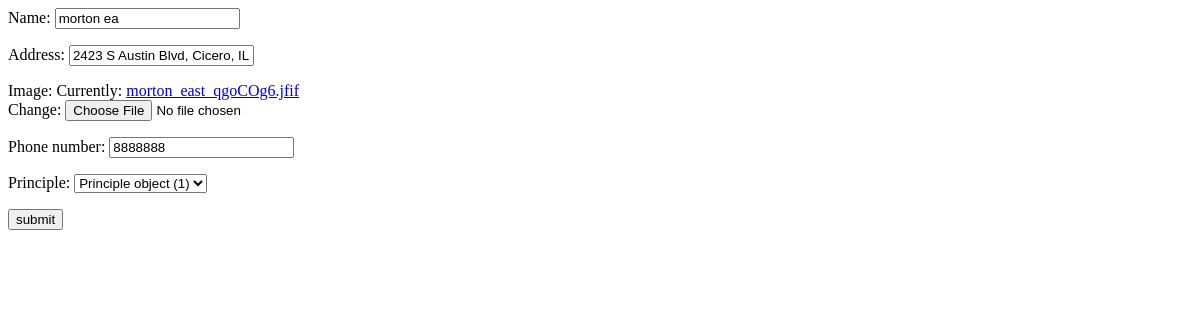
/update_school/4/, run on an earlier commit of the app's database.
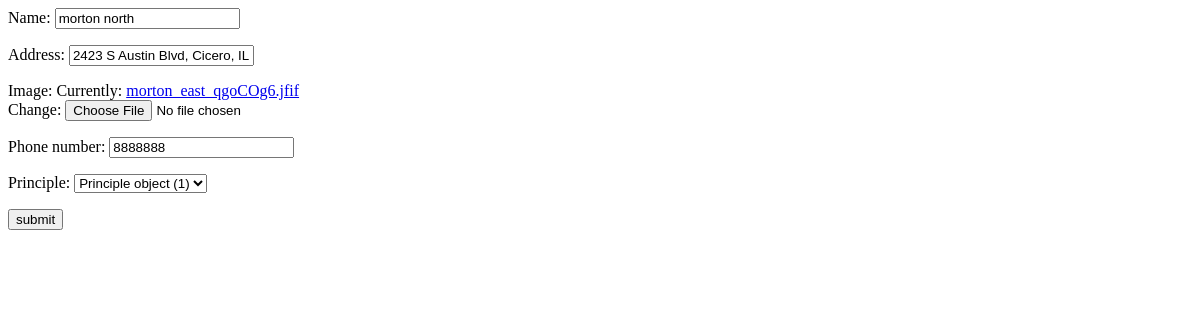
And on a later commit of the database.
### school/models.py (models this page shows)
class School(models.Model):
    name = models.CharField(max_length=200)
    address = models.CharField(max_length=200)
    image = models.ImageField()
    phone_number = models.CharField(max_length=7)
    principle = models.ForeignKey(Principle, default=defaultprinciple().id, null=True, on_delete=models.SET_NULL)

### school/views.py (the view)
# urls.py: path('update_school/<int:pk>/', views.update_school, name='update_school'),
def update_school(request, pk):
    school = get_object_or_404(School, pk=pk)
    if request.method == 'GET':
        schoolform = SchoolForm(instance=school)
        return render(request, 'update.html', {'schoolform': schoolform, 'school':school})
    else:
        schoolform = SchoolForm(request.POST, request.FILES, instance=school)
        schoolform.save()
        return redirect('home')

### school/forms.py
class SchoolForm(ModelForm):
    class Meta:
        model = School
        fields = '__all__'

### templates/update.html (shortened to what this page needs)
<form action="{% url 'update_school' pk=school.pk %}" enctype="multipart/form-data" method="POST">
    {{schoolform.as_p}}
    <button type="submit">submit</button>
</form>

What changed in the data, as far as the page shows it:
changed School "2423 S Austin Blvd, Cicero, IL 60804": name "morton ea" → "morton north"
